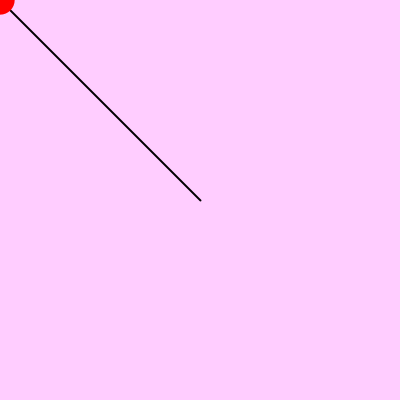
Frame 1 (no input)
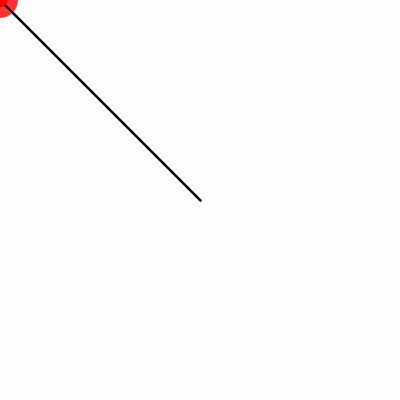
Frame 60 (the mouse pressed at the canvas centre just before this capture)
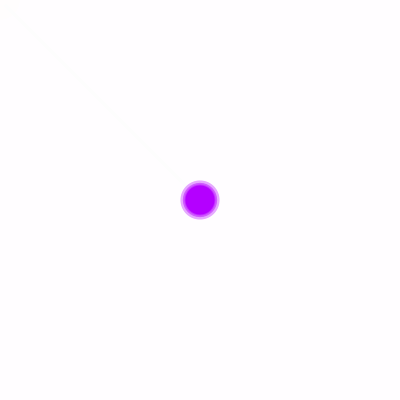
Frame 120 (the mouse held since frame 60 and released just before this capture)

The Processing sketch that drew these frames (run headless with seeded random() and noise(); from frame 60 on, the mouse is pressed at the canvas centre):

// Processing sketch: processing_60207
// ── processing_60207.pde

void setup(){

  size(400,400);
  background(255,255,255);  
}

void draw(){

float r;
r=random(10,40);
  
smooth();
noStroke();
  
//background(255,0,255);
fill(255,0,255,50);
rectMode(CENTER);
rect(200,200,400,400);

stroke(0);
strokeWeight(2);
line(200,200,mouseX,mouseY);


noStroke();
colorMode(HSB);
fill(mouseX,255,255);
ellipseMode(CENTER);
ellipse(mouseX,mouseY,r,r);


} 
